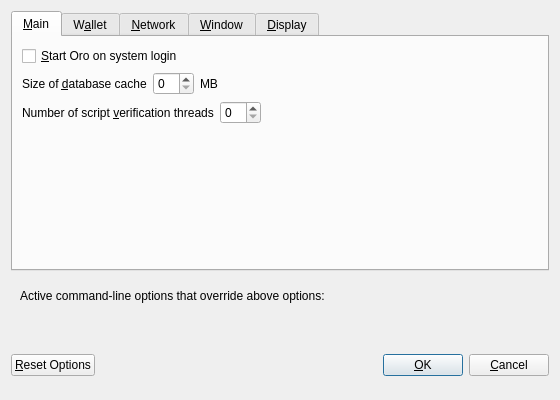
<?xml version="1.0" encoding="UTF-8"?>
<ui version="4.0">
 <class>OptionsDialog</class>
 <widget class="QDialog" name="OptionsDialog">
  <property name="geometry">
   <rect>
    <x>0</x>
    <y>0</y>
    <width>560</width>
    <height>400</height>
   </rect>
  </property>
  <property name="windowTitle">
   <string>Options</string>
  </property>
  <property name="modal">
   <bool>true</bool>
  </property>
  <layout class="QVBoxLayout" name="verticalLayout">
   <item>
    <widget class="QTabWidget" name="tabWidget">
     <property name="currentIndex">
      <number>0</number>
     </property>
     <widget class="QWidget" name="tabMain">
      <attribute name="title">
       <string>&amp;Main</string>
      </attribute>
      <layout class="QVBoxLayout" name="verticalLayout_Main">
       <item>
        <widget class="QCheckBox" name="oroAtStartup">
         <property name="toolTip">
          <string>Automatically start Oro after logging in to the system.</string>
         </property>
         <property name="text">
          <string>&amp;Start Oro on system login</string>
         </property>
        </widget>
       </item>
       <item>
        <layout class="QHBoxLayout" name="horizontalLayout_2_Main">
         <item>
          <widget class="QLabel" name="databaseCacheLabel">
           <property name="text">
            <string>Size of &amp;database cache</string>
           </property>
           <property name="textFormat">
            <enum>Qt::PlainText</enum>
           </property>
           <property name="buddy">
            <cstring>databaseCache</cstring>
           </property>
          </widget>
         </item>
         <item>
          <widget class="QSpinBox" name="databaseCache"/>
         </item>
         <item>
          <widget class="QLabel" name="databaseCacheUnitLabel">
           <property name="text">
            <string>MB</string>
           </property>
           <property name="textFormat">
            <enum>Qt::PlainText</enum>
           </property>
          </widget>
         </item>
         <item>
          <spacer name="horizontalSpacer_2_Main">
           <property name="orientation">
            <enum>Qt::Horizontal</enum>
           </property>
           <property name="sizeHint" stdset="0">
            <size>
             <width>40</width>
             <height>20</height>
            </size>
           </property>
          </spacer>
         </item>
        </layout>
       </item>
       <item>
        <layout class="QHBoxLayout" name="horizontalLayout_3_Main">
         <item>
          <widget class="QLabel" name="threadsScriptVerifLabel">
           <property name="text">
            <string>Number of script &amp;verification threads</string>
           </property>
           <property name="textFormat">
            <enum>Qt::PlainText</enum>
           </property>
           <property name="buddy">
            <cstring>threadsScriptVerif</cstring>
           </property>
          </widget>
         </item>
         <item>
          <widget class="QSpinBox" name="threadsScriptVerif">
           <property name="toolTip">
            <string>(0 = auto, &lt;0 = leave that many cores free)</string>
           </property>
          </widget>
         </item>
         <item>
          <spacer name="horizontalSpacer_3_Main">
           <property name="orientation">
            <enum>Qt::Horizontal</enum>
           </property>
           <property name="sizeHint" stdset="0">
            <size>
             <width>40</width>
             <height>20</height>
            </size>
           </property>
          </spacer>
         </item>
        </layout>
       </item>
       <item>
        <spacer name="verticalSpacer_Main">
         <property name="orientation">
          <enum>Qt::Vertical</enum>
         </property>
         <property name="sizeHint" stdset="0">
          <size>
           <width>20</width>
           <height>40</height>
          </size>
         </property>
        </spacer>
       </item>
      </layout>
     </widget>
     <widget class="QWidget" name="tabWallet">
      <attribute name="title">
       <string>W&amp;allet</string>
      </attribute>
      <layout class="QVBoxLayout" name="verticalLayout_Wallet">
       <item>
        <widget class="QGroupBox" name="groupBox">
         <property name="title">
          <string>Expert</string>
         </property>
         <layout class="QVBoxLayout" name="verticalLayout_2">
          <item>
           <widget class="QCheckBox" name="coinControlFeatures">
            <property name="toolTip">
             <string>Whether to show coin control features or not.</string>
            </property>
            <property name="text">
             <string>Enable coin &amp;control features</string>
            </property>
           </widget>
          </item>
          <item>
           <widget class="QCheckBox" name="spendZeroConfChange">
            <property name="toolTip">
             <string>If you disable the spending of unconfirmed change, the change from a transaction cannot be used until that transaction has at least one confirmation. This also affects how your balance is computed.</string>
            </property>
            <property name="text">
             <string>&amp;Spend unconfirmed change</string>
            </property>
           </widget>
          </item>
         </layout>
        </widget>
       </item>
       <item>
        <spacer name="verticalSpacer_Wallet">
         <property name="orientation">
          <enum>Qt::Vertical</enum>
         </property>
         <property name="sizeHint" stdset="0">
          <size>
           <width>20</width>
           <height>40</height>
          </size>
         </property>
        </spacer>
       </item>
      </layout>
     </widget>
     <widget class="QWidget" name="tabNetwork">
      <attribute name="title">
       <string>&amp;Network</string>
      </attribute>
      <layout class="QVBoxLayout" name="verticalLayout_Network">
       <item>
        <widget class="QCheckBox" name="mapPortUpnp">
         <property name="toolTip">
          <string>Automatically open the Oro client port on the router. This only works when your router supports UPnP and it is enabled.</string>
         </property>
         <property name="text">
          <string>Map port using &amp;UPnP</string>
         </property>
        </widget>
       </item>
       <item>
        <widget class="QCheckBox" name="allowIncoming">
         <property name="toolTip">
          <string>Accept connections from outside</string>
         </property>
         <property name="text">
          <string>Allow incoming connections</string>
         </property>
        </widget>
       </item>
       <item>
        <widget class="QCheckBox" name="connectSocks">
         <property name="toolTip">
          <string>Connect to the Oro network through a SOCKS5 proxy.</string>
         </property>
         <property name="text">
          <string>&amp;Connect through SOCKS5 proxy (default proxy):</string>
         </property>
        </widget>
       </item>
       <item>
        <layout class="QHBoxLayout" name="horizontalLayout_1_Network">
         <item>
          <widget class="QLabel" name="proxyIpLabel">
           <property name="text">
            <string>Proxy &amp;IP:</string>
           </property>
           <property name="textFormat">
            <enum>Qt::PlainText</enum>
           </property>
           <property name="buddy">
            <cstring>proxyIp</cstring>
           </property>
          </widget>
         </item>
         <item>
          <widget class="QValidatedLineEdit" name="proxyIp">
           <property name="minimumSize">
            <size>
             <width>140</width>
             <height>0</height>
            </size>
           </property>
           <property name="maximumSize">
            <size>
             <width>140</width>
             <height>16777215</height>
            </size>
           </property>
           <property name="toolTip">
            <string>IP address of the proxy (e.g. IPv4: 127.0.0.1 / IPv6: ::1)</string>
           </property>
          </widget>
         </item>
         <item>
          <widget class="QLabel" name="proxyPortLabel">
           <property name="text">
            <string>&amp;Port:</string>
           </property>
           <property name="textFormat">
            <enum>Qt::PlainText</enum>
           </property>
           <property name="buddy">
            <cstring>proxyPort</cstring>
           </property>
          </widget>
         </item>
         <item>
          <widget class="QLineEdit" name="proxyPort">
           <property name="minimumSize">
            <size>
             <width>55</width>
             <height>0</height>
            </size>
           </property>
           <property name="maximumSize">
            <size>
             <width>55</width>
             <height>16777215</height>
            </size>
           </property>
           <property name="toolTip">
            <string>Port of the proxy (e.g. 9050)</string>
           </property>
          </widget>
         </item>
         <item>
          <spacer name="horizontalSpacer_1_Network">
           <property name="orientation">
            <enum>Qt::Horizontal</enum>
           </property>
           <property name="sizeHint" stdset="0">
            <size>
             <width>40</width>
             <height>20</height>
            </size>
           </property>
          </spacer>
         </item>
        </layout>
       </item>
       <item>
        <spacer name="verticalSpacer_Network">
         <property name="orientation">
          <enum>Qt::Vertical</enum>
         </property>
         <property name="sizeHint" stdset="0">
          <size>
           <width>20</width>
           <height>40</height>
          </size>
         </property>
        </spacer>
       </item>
      </layout>
     </widget>
     <widget class="QWidget" name="tabWindow">
      <attribute name="title">
       <string>&amp;Window</string>
      </attribute>
      <layout class="QVBoxLayout" name="verticalLayout_Window">
       <item>
        <widget class="QCheckBox" name="minimizeToTray">
         <property name="toolTip">
          <string>Show only a tray icon after minimizing the window.</string>
         </property>
         <property name="text">
          <string>&amp;Minimize to the tray instead of the taskbar</string>
         </property>
        </widget>
       </item>
       <item>
        <widget class="QCheckBox" name="minimizeOnClose">
         <property name="toolTip">
          <string>Minimize instead of exit the application when the window is closed. When this option is enabled, the application will be closed only after selecting Quit in the menu.</string>
         </property>
         <property name="text">
          <string>M&amp;inimize on close</string>
         </property>
        </widget>
       </item>
       <item>
        <spacer name="verticalSpacer_Window">
         <property name="orientation">
          <enum>Qt::Vertical</enum>
         </property>
         <property name="sizeHint" stdset="0">
          <size>
           <width>20</width>
           <height>40</height>
          </size>
         </property>
        </spacer>
       </item>
      </layout>
     </widget>
     <widget class="QWidget" name="tabDisplay">
      <attribute name="title">
       <string>&amp;Display</string>
      </attribute>
      <layout class="QVBoxLayout" name="verticalLayout_Display">
       <item>
        <layout class="QHBoxLayout" name="horizontalLayout_1_Display">
         <item>
          <widget class="QLabel" name="langLabel">
           <property name="text">
            <string>User Interface &amp;language:</string>
           </property>
           <property name="textFormat">
            <enum>Qt::PlainText</enum>
           </property>
           <property name="buddy">
            <cstring>lang</cstring>
           </property>
          </widget>
         </item>
         <item>
          <widget class="QValueComboBox" name="lang">
           <property name="toolTip">
            <string>The user interface language can be set here. This setting will take effect after restarting Oro.</string>
           </property>
          </widget>
         </item>
        </layout>
       </item>
       <item>
        <layout class="QHBoxLayout" name="horizontalLayout_2_Display">
         <item>
          <widget class="QLabel" name="unitLabel">
           <property name="text">
            <string>&amp;Unit to show amounts in:</string>
           </property>
           <property name="textFormat">
            <enum>Qt::PlainText</enum>
           </property>
           <property name="buddy">
            <cstring>unit</cstring>
           </property>
          </widget>
         </item>
         <item>
          <widget class="QValueComboBox" name="unit">
           <property name="toolTip">
            <string>Choose the default subdivision unit to show in the interface and when sending coins.</string>
           </property>
          </widget>
         </item>
        </layout>
       </item>
       <item>
        <layout class="QHBoxLayout" name="horizontalLayout_3_Display">
         <item>
          <widget class="QLabel" name="thirdPartyTxUrlsLabel">
           <property name="toolTip">
            <string>Third party URLs (e.g. a block explorer) that appear in the transactions tab as context menu items. %s in the URL is replaced by transaction hash. Multiple URLs are separated by vertical bar |.</string>
           </property>
           <property name="text">
            <string>Third party transaction URLs</string>
           </property>
           <property name="buddy">
            <cstring>thirdPartyTxUrls</cstring>
           </property>
          </widget>
         </item>
         <item>
          <widget class="QLineEdit" name="thirdPartyTxUrls">
           <property name="toolTip">
            <string>Third party URLs (e.g. a block explorer) that appear in the transactions tab as context menu items. %s in the URL is replaced by transaction hash. Multiple URLs are separated by vertical bar |.</string>
           </property>
          </widget>
         </item>
        </layout>
       </item>
       <item>
        <spacer name="verticalSpacer_Display">
         <property name="orientation">
          <enum>Qt::Vertical</enum>
         </property>
         <property name="sizeHint" stdset="0">
          <size>
           <width>20</width>
           <height>40</height>
          </size>
         </property>
        </spacer>
       </item>
      </layout>
     </widget>
    </widget>
   </item>
   <item>
    <widget class="QFrame" name="frame">
     <layout class="QVBoxLayout" name="verticalLayout_Bottom">
      <item>
       <layout class="QHBoxLayout" name="horizontalLayout_Bottom">
        <item>
         <widget class="QLabel" name="overriddenByCommandLineInfoLabel">
          <property name="text">
           <string>Active command-line options that override above options:</string>
          </property>
          <property name="textFormat">
           <enum>Qt::PlainText</enum>
          </property>
         </widget>
        </item>
        <item>
         <spacer name="horizontalSpacer_Bottom">
          <property name="orientation">
           <enum>Qt::Horizontal</enum>
          </property>
          <property name="sizeHint" stdset="0">
           <size>
            <width>40</width>
            <height>20</height>
           </size>
          </property>
         </spacer>
        </item>
       </layout>
      </item>
      <item>
       <widget class="QLabel" name="overriddenByCommandLineLabel">
        <property name="text">
         <string/>
        </property>
        <property name="textFormat">
         <enum>Qt::PlainText</enum>
        </property>
        <property name="wordWrap">
         <bool>true</bool>
        </property>
       </widget>
      </item>
     </layout>
    </widget>
   </item>
   <item>
    <layout class="QHBoxLayout" name="horizontalLayout_Buttons">
     <item>
      <widget class="QPushButton" name="resetButton">
       <property name="toolTip">
        <string>Reset all client options to default.</string>
       </property>
       <property name="text">
        <string>&amp;Reset Options</string>
       </property>
       <property name="autoDefault">
        <bool>false</bool>
       </property>
      </widget>
     </item>
     <item>
      <spacer name="horizontalSpacer_1">
       <property name="orientation">
        <enum>Qt::Horizontal</enum>
       </property>
       <property name="sizeHint" stdset="0">
        <size>
         <width>40</width>
         <height>48</height>
        </size>
       </property>
      </spacer>
     </item>
     <item>
      <widget class="QLabel" name="statusLabel">
       <property name="minimumSize">
        <size>
         <width>200</width>
         <height>0</height>
        </size>
       </property>
       <property name="font">
        <font>
         <weight>75</weight>
         <bold>true</bold>
        </font>
       </property>
       <property name="text">
        <string/>
       </property>
       <property name="textFormat">
        <enum>Qt::PlainText</enum>
       </property>
       <property name="wordWrap">
        <bool>true</bool>
       </property>
      </widget>
     </item>
     <item>
      <spacer name="horizontalSpacer_2">
       <property name="orientation">
        <enum>Qt::Horizontal</enum>
       </property>
       <property name="sizeHint" stdset="0">
        <size>
         <width>40</width>
         <height>48</height>
        </size>
       </property>
      </spacer>
     </item>
     <item>
      <widget class="QPushButton" name="okButton">
       <property name="text">
        <string>&amp;OK</string>
       </property>
       <property name="autoDefault">
        <bool>false</bool>
       </property>
       <property name="default">
        <bool>true</bool>
       </property>
      </widget>
     </item>
     <item>
      <widget class="QPushButton" name="cancelButton">
       <property name="text">
        <string>&amp;Cancel</string>
       </property>
       <property name="autoDefault">
        <bool>false</bool>
       </property>
      </widget>
     </item>
    </layout>
   </item>
  </layout>
 </widget>
 <customwidgets>
  <customwidget>
   <class>QValidatedLineEdit</class>
   <extends>QLineEdit</extends>
   <header>qvalidatedlineedit.h</header>
  </customwidget>
  <customwidget>
   <class>QValueComboBox</class>
   <extends>QComboBox</extends>
   <header>qvaluecombobox.h</header>
  </customwidget>
 </customwidgets>
 <resources/>
 <connections/>
</ui>
